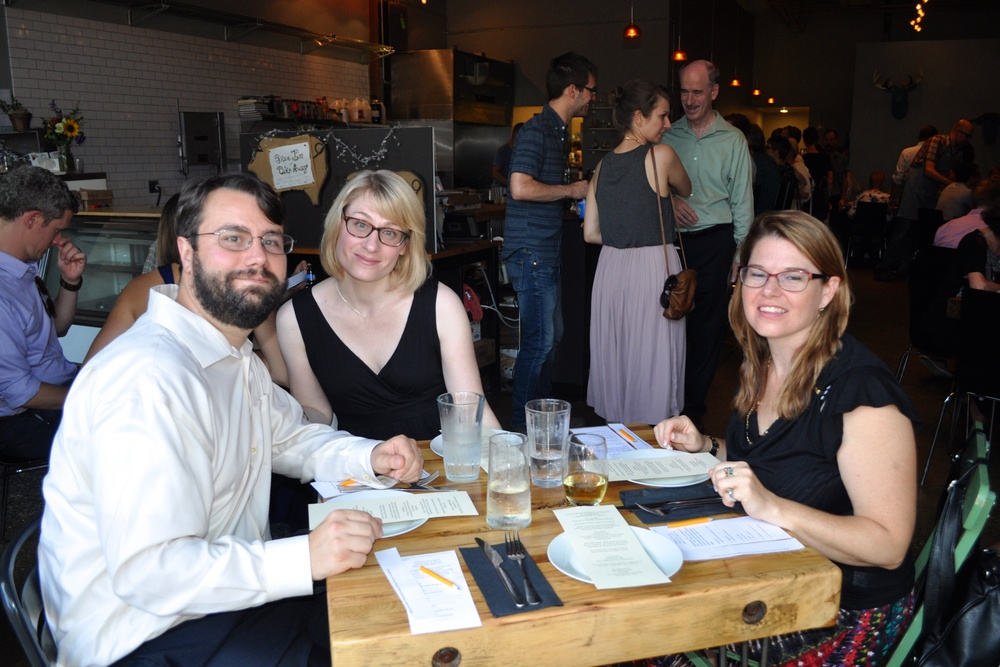
#> input picture DSC_1528.JPG, 1000 x 667 px, shrunk from 4111 x 2740 before the run, given in place of abba.png, which was not available
$ jupyter execute '2016-02-09 - Facial Recognition.ipynb'   (shell and % lines are left out)   (Python 2 division)   (text cells are left out)
#> lines starting #> are read from the running program, lines starting #| are printed output that depends on the picture; pictures that were not available may be replaced by others from this repository, and a replacement may not be noted
[cell 1]
import cv2
import sys
import matplotlib.pyplot as plt

def detect(image, cascPath):
    # Create the haar cascade
    faceCascade = cv2.CascadeClassifier(cascPath)

    gray = cv2.cvtColor(image, cv2.COLOR_BGR2GRAY)

    # Detect faces in the image
    faces = faceCascade.detectMultiScale(
        gray,
        scaleFactor=1.1,
        minNeighbors=5,
        minSize=(30, 30),
        flags = 0
    )
    return faces


def box(faces, image):
    # Draw a rectangle around the faces
    for (x, y, w, h) in faces:
        cv2.rectangle(image, (x, y), (x+w, y+h), (0, 255, 0), 2)

def displayImage(image):
    b,g,r = cv2.split(image)
    img_repacked = cv2.merge([r,g,b])
    plt.imshow(img_repacked) # expect true color
    plt.show()

[cell 2]
def processFaces(imagePath):
    cascPath = "haarcascades/haarcascade_frontalface_default.xml"
    #cascPath = "haarcascades/haarcascade_frontalcatface_extended.xml"

    # Read the image
    image = cv2.imread(imagePath)
    faces = detect(image, cascPath)
    print "Found {0} faces!".format(len(faces))
    imageWithBoxes = image.copy()
    box(faces, imageWithBoxes)
    displayImage(imageWithBoxes)
    displayImage(image)

[cell 3]
processFaces("abba.png")
#> in processFaces, image is the input picture: shape (667, 1000, 3); mean B, G, R 88, 90.8, 97.9
#> in detect, `gray = cv2.cvtColor(image, cv2.COLOR_BGR2GRAY)`:
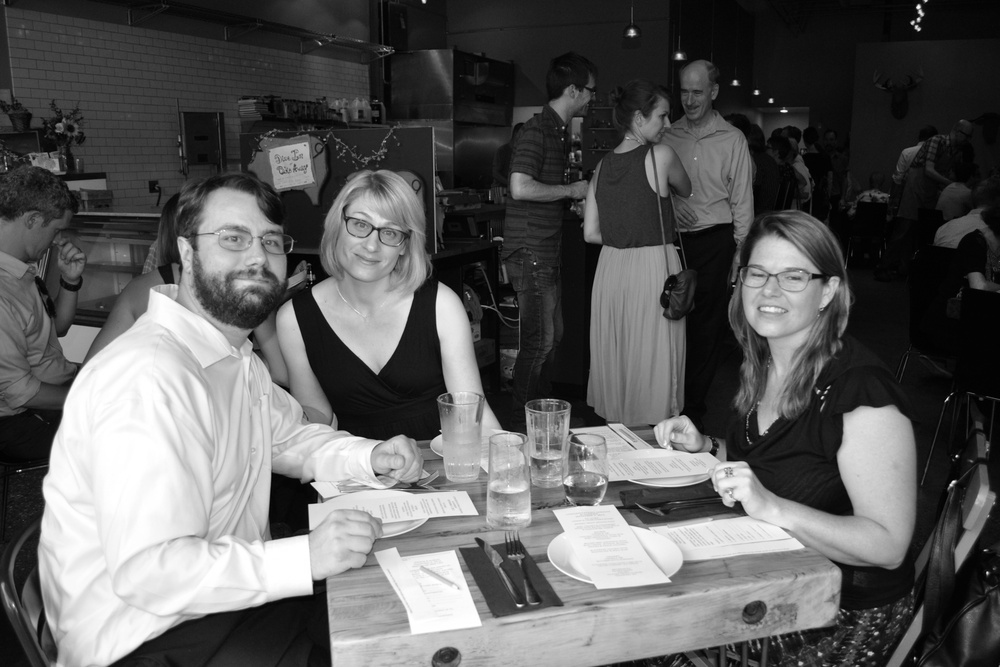
#> gray: shape (667, 1000); min 0, max 255, mean 92.6
#> in detect, `faces = faceCascade.detectMultiScale( gray, scaleFactor=1.1, minNeighb..`: faces = [[672, 78, 39, 39], [326, 193, 99, 99], [731, 239, 98, 98], [191, 196, 110, 110], [453, 219, 97, 97], [300, 226, 134, 134]]
#| Found 6 faces!
#> the loop in box, `for (x, y, w, h) in faces:` made 6 passes
#> in displayImage, `b,g,r = cv2.split(image)`:
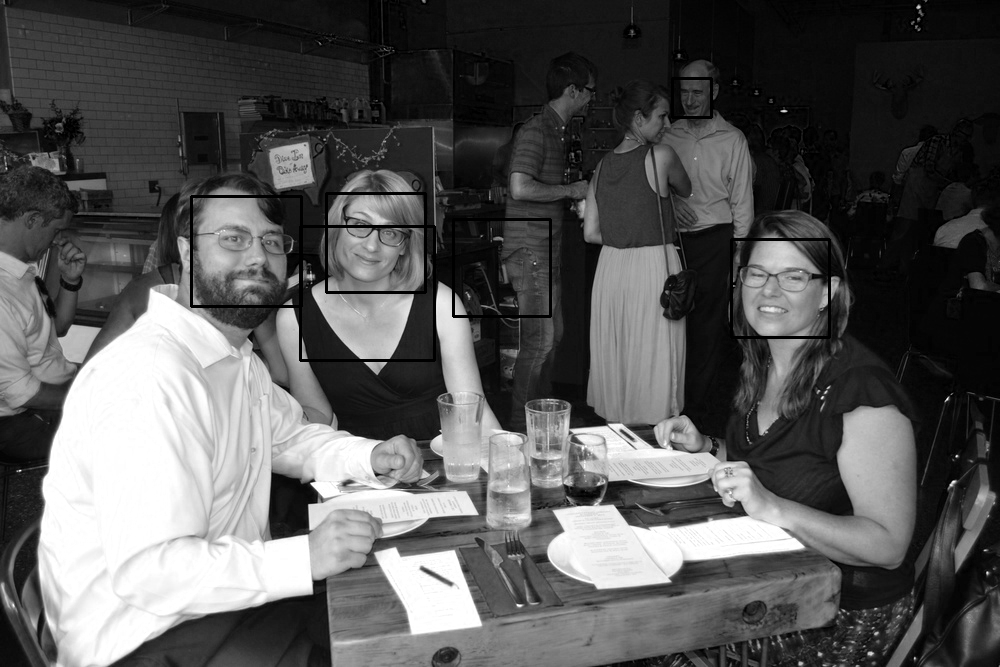
#> b: shape (667, 1000); min 0, max 255, mean 87.3
#> in displayImage, `b,g,r = cv2.split(image)`:
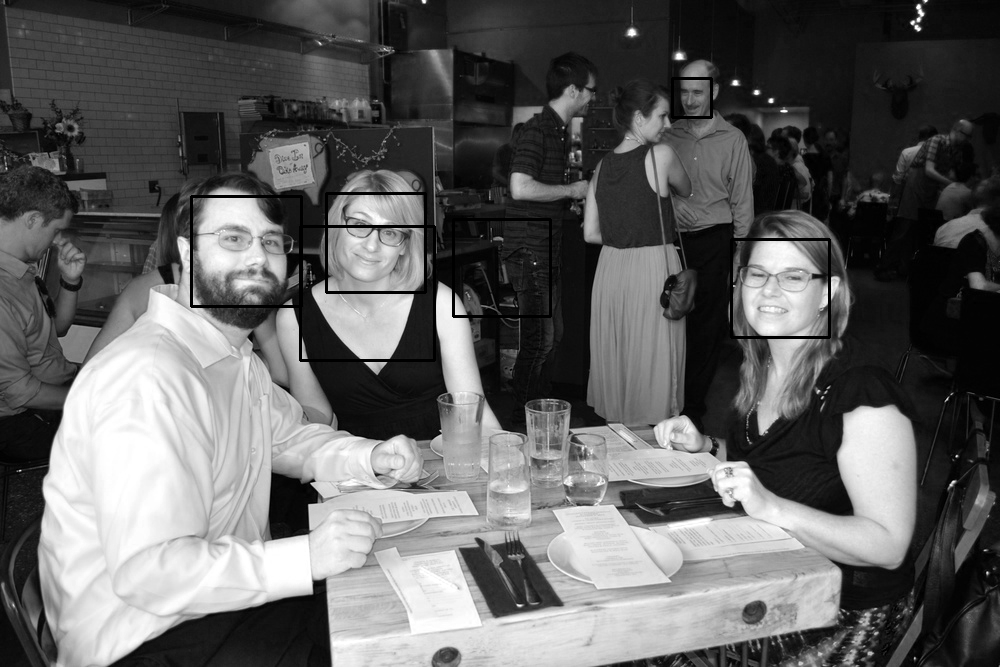
#> r: shape (667, 1000); min 0, max 255, mean 97.1
processFaces("DSC_1528.JPG")
#| Found 6 faces!
#> the loop in box (call 2), `for (x, y, w, h) in faces:` made 6 passes
